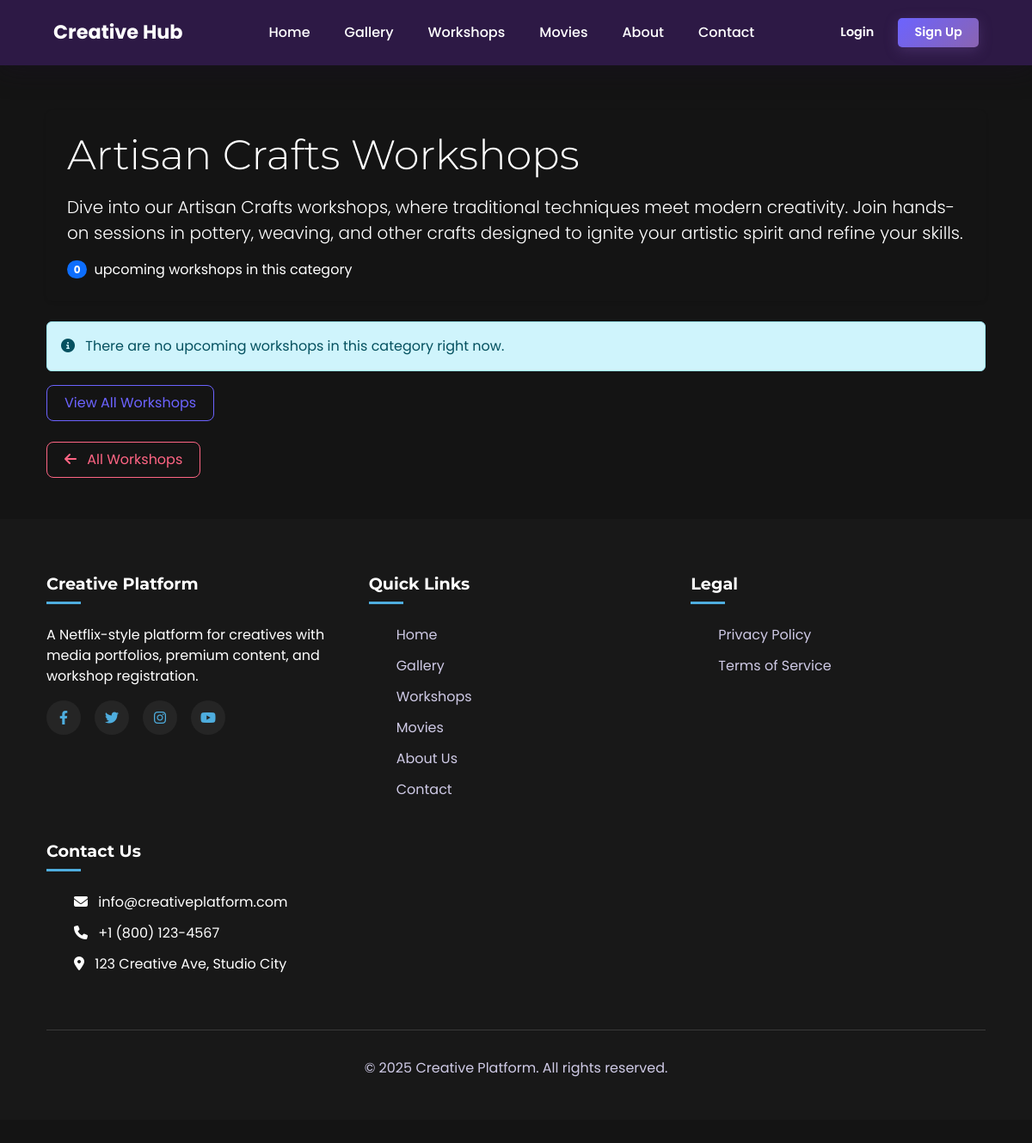
Screenshot of /workshops/category/artisan-crafts/ with the database file from the repository.
### workshops/models.py (models this page shows, shortened)
class WorkshopCategory(models.Model):
    name = models.CharField(_('Category Name'), max_length=100, unique=True)
    slug = models.SlugField(_('URL Slug'), max_length=100, unique=True)
    description = models.TextField(_('Description'), blank=True)
    class Meta:
        verbose_name = _('Workshop Category')
        verbose_name_plural = _('Workshop Categories')
        ordering = ['name']

### workshops/views.py (the view)
# urls.py: path('category/<slug:slug>/', views.category_workshops, name='category'),
def category_workshops(request, slug):
    category = get_object_or_404(WorkshopCategory, slug=slug)
    workshops = Workshop.objects.filter(
        category=category,
        is_published=True
    ).order_by('-is_featured', 'start_date')
    today = timezone.now().date()
    upcoming_workshops = workshops.filter(start_date__gte=today)
    context = {
        'category': category,
        'workshops': upcoming_workshops,
        'workshop_count': upcoming_workshops.count(),
    }
    return render(request, 'workshops/category.html', context)

### templates/workshops/category.html (shortened to what this page needs)
{% extends 'base.html' %}
{% load static %}
{% block content %}
<div class="container my-5">
    <div class="row mb-4">
        <div class="col-12">
            <div class="category-header p-4 rounded shadow-sm"
                 style="background-color: var(--primary-color-light); color: var(--text-color);">
                <h1 class="display-5">{{ category.name }} Workshops</h1>
                <p class="lead">{{ category.description }}</p>
                <div class="d-flex align-items-center mt-3">
                    <span class="badge bg-primary rounded-pill me-2">{{ workshop_count }}</span>
                    <span>upcoming workshops in this category</span>
                </div>
            </div>
        </div>
    </div>
    <div class="row">
        {% if workshops %}
            {% for workshop in workshops %}
                <div class="col-md-6 col-lg-4 mb-4">
                    <div class="card workshop-card h-100 shadow-sm">
                        <div class="position-relative">
                            {% if workshop.image %}
                                <img src="{{ workshop.image.url }}" class="card-img-top" alt="{{ workshop.title }}">
                            {% else %}
                                <img src="{% static 'img/workshop-placeholder.svg' %}" class="card-img-top" alt="Workshop Placeholder">
                            {% endif %}
                            {% if workshop.is_featured %}
                                <span class="position-absolute top-0 start-0 badge bg-primary m-2">Featured</span>
                            {% endif %}
                            {% if workshop.price == 0 %}
                                <span class="position-absolute top-0 end-0 badge bg-success m-2">Free</span>
                            {% endif %}
                        </div>
                        <div class="card-body d-flex flex-column">
                            <div class="d-flex justify-content-between align-items-start">
                                <h5 class="card-title">{{ workshop.title }}</h5>
                                {% if workshop.price > 0 %}
                                    <span class="badge bg-primary">${{ workshop.price }}</span>
                                {% endif %}
                            </div>
                            <p class="text-muted small mb-2">
                                {{ workshop.start_date|date:"M d, Y" }} at {{ workshop.start_time|time:"g:i A" }}
                                <span class="ms-2 badge bg-secondary">{{ workshop.get_location_type_display }}</span>
                            </p>
                            <p class="text-muted small mb-2">Instructor: {{ workshop.instructor.get_full_name|default:workshop.instructor.username }}</p>
                            <p class="card-text mb-3 small">{{ workshop.description|truncatewords:25 }}</p>
                            <div class="mt-auto d-flex justify-content-between align-items-center">
                                <span class="small text-muted">
                                    <i class="fas fa-user-friends"></i> {{ workshop.available_spots }} spots left
                                </span>
                                <a href="{{ workshop.get_absolute_url }}" class="btn btn-sm btn-primary">View Details</a>
                            </div>
                        </div>
                    </div>
                </div>
            {% endfor %}
        {% else %}
            <div class="col-12">
                <div class="alert alert-info">
                    <i class="fas fa-info-circle me-2"></i> There are no upcoming workshops in this category right now.
                </div>
                <a href="{% url 'workshops:list' %}" class="btn btn-outline-primary">View All Workshops</a>
            </div>
        {% endif %}
    </div>
    <div class="row mt-4">
        <div class="col-12">
            <a href="{% url 'workshops:list' %}" class="btn btn-outline-secondary">
                <i class="fas fa-arrow-left me-2"></i> All Workshops
            </a>
        </div>
    </div>
</div>
{% endblock %}

### static/css/main.css (style rules this page uses)
:root { --primary-color: #6A4C93; --primary-color-rgb: 106, 76, 147; --secondary-color: #9A8EB5; --secondary-color-rgb: 154, 142, 181; --accent-color: #B8B5FF; --accent-color-rgb: 184, 181, 255; --success-color: #0CCA98; --success-color-rgb: 12, 202, 152; --warning-color: #FFC107; --warning-color-rgb: 255, 193, 7; --danger-color: #FF375F; --danger-color-rgb: 255, 55, 95; --gradient-primary: linear-gradient(135deg, var(--primary-color), #8A64B1); --gradient-secondary: linear-gradient(135deg, var(--secondary-color), #BEAEE2); --gradient-accent: linear-gradient(135deg, var(--accent-color), #D1CFFF); --gradient-hero: linear-gradient(to right, #2E1A47, #4A2C69); --gradient-card: linear-gradient(135deg, rgba(106, 76, 147, 0.05), rgba(184, 181, 255, 0.05)); --bg-color: #1E1224; --surface-color: #2A1B37; --card-bg: #3C2751; --input-bg: #452D5D; --section-bg: #27193A; --section-alt-bg: #362447; --border-color: #4A3163; --text-color: #FFFFFF; --text-color-muted: #CFCAE6; --text-color-muted-rgb: 207, 202, 230; --shadow-color: rgba(26, 16, 35, 0.5); --font-family-base: 'Poppins', sans-serif; --font-family-heading: 'Montserrat', sans-serif; --font-size-base: 1rem; --font-size-large: 1.25rem; --font-size-small: 0.875rem; --font-weight-light: 300; --font-weight-normal: 400; --font-weight-bold: 700; --line-height-base: 1.5; --spacing-xs: 0.25rem; --spacing-sm: 0.5rem; --spacing-md: 1rem; --spacing-lg: 1.5rem; --spacing-xl: 2.5rem; --spacing-xxl: 4rem; --border-radius-sm: 4px; --border-radius-md: 8px; --border-radius-lg: 12px; --border-radius-xl: 20px; --border-radius-circle: 50%; --transition-normal: all 0.3s ease; --transition-slow: all 0.5s ease; --transition-fast: all 0.15s ease; --z-index-dropdown: 1000; --z-index-sticky: 1020; --z-index-fixed: 1030; --z-index-modal-backdrop: 1040; --z-index-modal: 1050; --z-index-tooltip: 1070; }
* { margin: 0; padding: 0; box-sizing: border-box; }
body { font-family: var(--font-family-base); font-size: var(--font-size-base); line-height: var(--line-height-base); color: var(--text-color); background-color: var(--bg-color); transition: background-color 0.3s ease; }
h1, h2, h3, h4, h5, h6 { font-family: var(--font-family-heading); font-weight: var(--font-weight-bold); line-height: 1.2; margin-bottom: 1rem; }
p { margin-bottom: 1rem; }
a { color: var(--accent-color); text-decoration: none; transition: var(--transition-normal); }
.container { width: 100%; padding-right: var(--spacing-lg); padding-left: var(--spacing-lg); margin-right: auto; margin-left: auto; }
.btn { display: inline-block; font-weight: var(--font-weight-normal); text-align: center; white-space: nowrap; vertical-align: middle; user-select: none; border: 1px solid transparent; padding: 0.5rem 1.25rem; font-size: var(--font-size-base); line-height: 1.5; border-radius: var(--border-radius-md); transition: var(--transition-normal); cursor: pointer; }
.btn-outline-primary { background-color: transparent; border-color: var(--primary-color); color: var(--primary-color); }
.btn-outline-secondary { background-color: transparent; border-color: var(--secondary-color); color: var(--secondary-color); }
.mt-4 { margin-top: 1.5rem; }
@media (min-width: 576px) { .container { max-width: 540px; } }
@media (min-width: 768px) { .container { max-width: 720px; } }
@media (min-width: 992px) { .container { max-width: 960px; } }
@media (min-width: 1200px) { .container { max-width: 1140px; } }

### static/css/themes/default.css (style rules this page uses)
:root { --primary-color: #6C63FF; --primary-color-rgb: 108, 99, 255; --secondary-color: #FF6584; --secondary-color-rgb: 255, 101, 132; --accent-color: #4EADDE; --accent-color-rgb: 78, 173, 222; --gradient-primary: linear-gradient(135deg, #6C63FF, #4834DF); --gradient-secondary: linear-gradient(135deg, #FF6584, #FF4384); --gradient-accent: linear-gradient(135deg, #4EADDE, #2578BE); --gradient-hero: linear-gradient(to right, #0F0C29, #302B63, #24243E); --bg-color: #141414; --surface-color: #181818; --card-bg: #222222; --input-bg: #333333; --section-bg: #1A1A1A; --section-alt-bg: #252525; --border-color: #3A3A3A; --font-family-base: 'Netflix Sans', 'Poppins', sans-serif; --font-family-heading: 'Netflix Sans Medium', 'Montserrat', sans-serif; }

### rows the page displays
WorkshopCategory: name "Artisan Crafts", description "Dive into our Artisan Crafts workshops, where traditional techniques meet modern creativity. Join hands-on sessions in pottery, weaving, and other crafts designed to ignite your artistic spirit and refine your skills."

### other values shown
{{ workshop_count }} "0"
